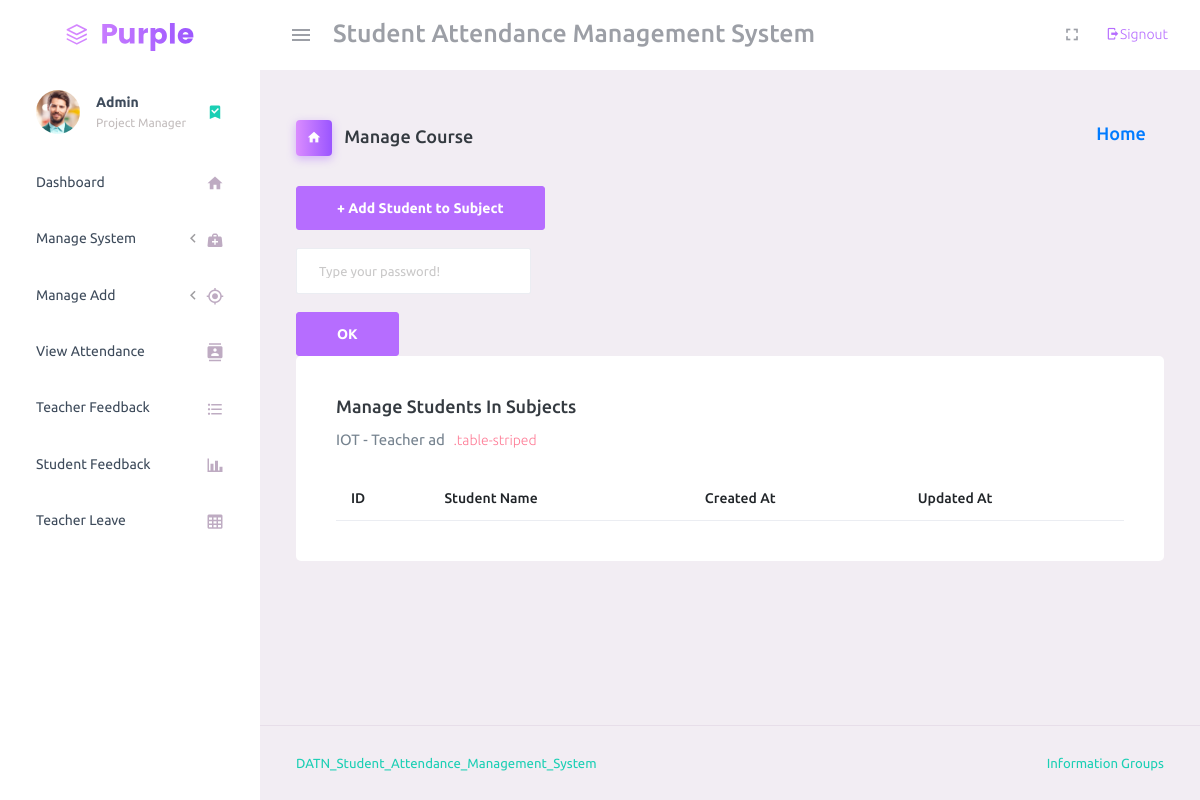
The app's page /manage_student_subject_link/1/ (signed in), older data.
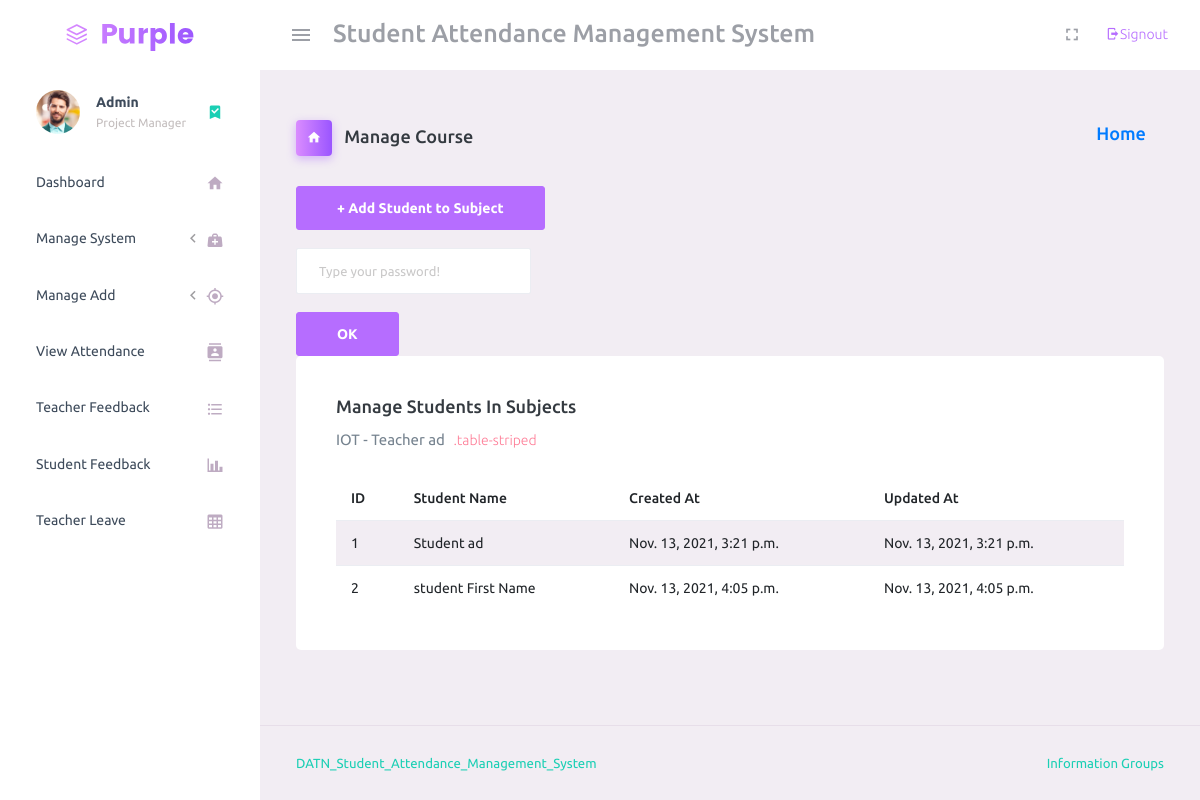
The same page, newer data.
### student_management_app/models.py (models this page shows)
class Subjects(models.Model):
    id = models.AutoField(primary_key=True)
    subject_name = models.CharField(max_length=255)
    course_id = models.ForeignKey(Courses, on_delete=models.CASCADE, default=1)
    teacher_id = models.ForeignKey(CustomUser, on_delete=models.CASCADE)
    created_at = models.DateTimeField(auto_now_add=True)
    updated_at = models.DateTimeField(auto_now_add=True)
    objects = models.Manager()

class CustomUser(AbstractUser):
    user_type_data = ((1, "HOD"), (2, "Teacher"), (3, "Student"))
    user_type = models.CharField(default=1, choices=user_type_data, max_length=10)

class StudentSubjectLink(models.Model):
    id = models.AutoField(primary_key=True)
    student_id = models.ForeignKey(Students, on_delete=models.CASCADE)
    subject_id = models.ForeignKey(Subjects, on_delete=models.CASCADE)
    created_at = models.DateTimeField(auto_now_add=True)
    updated_at = models.DateTimeField(auto_now=True)
    objects = models.Manager()

class Students(models.Model):
    id=models.AutoField(primary_key=True)
    name = models.CharField(max_length=255)
    email = models.CharField(max_length=255)
    password = models.CharField(max_length=255)
    admin=models.OneToOneField(CustomUser,on_delete=models.CASCADE)
    gender=models.CharField(max_length=255)
    profile_pic=models.FileField()
    address=models.TextField()
    course_id=models.ForeignKey(Courses,on_delete=models.DO_NOTHING, default=1)
    session_year_id = models.ForeignKey(SessionYearModel, on_delete=models.DO_NOTHING, default=1)
    created_at=models.DateTimeField(auto_now_add=True)
    updated_at=models.DateTimeField(auto_now_add=True)
    objects = models.Manager()

### student_management_app/HodViews.py (the view)
# urls.py: path('manage_student_subject_link/<subject_id>/', HodViews.manage_student_subject_link, name="manage_student_subject_link"),
def manage_student_subject_link(request, subject_id):
    subject = Subjects.objects.get(id=subject_id)
    student_subject_link = StudentSubjectLink.objects.filter(subject_id=subject)
    context = {
        'subject': subject,
        'student_subject_link': student_subject_link
    }
    return render(request,"hod_template/manage_student_subject_link_template.html", context=context)

### student_management_app/LoginCheckMiddleWare.py (called while the page is built, shortened)
    def process_view(self, request, view_func, view_args, view_kwargs):
        modulename = view_func.__module__
        user = request.user
        if user.is_authenticated:
            if user.user_type == "1":
                if modulename == "student_management_app.HodViews":
                    pass
                elif modulename == "student_management_app.views" or modulename == "django.views.static":
                    pass
                else:
                    return redirect("admin_home")
            else:
                return redirect("login")
        else:
            if request.path == reverse("login") or request.path == reverse("doLogin"):
                pass
            else:
                return redirect("login")

### student_management_app/templates/hod_template/manage_student_subject_link_template.html (shortened to what this page needs)
{% extends 'hod_template/base_template.html'%}
{% load static %}
{% block page_title %}
Manage Course
{% endblock page_title %}
{% block content %}
    <a class="btn btn-primary" href="{% url 'add_subject' %}" role="button">+ Add Student to Subject</a> <br/>&nbsp;
    <div class="swal-overlay swal-overlay--show-modal" tabindex="-1">
        <div class="swal-modal" role="dialog" aria-modal="true">
            <div class="swal-content">
            <input class=" form-control swal-content__input" style="width: 235px;" placeholder="Type your password!" type="password">
            </div> <br>
            <div class="swal-footer">
                <div class="swal-button-container">
                    <button class="swal-button swal-button--confirm btn btn-primary">OK</button>
                </div>
            </div>
        </div>
    </div>
    <div class="card">
        <div class="card-body">
            <h4 class="card-title">Manage Students in Subjects</h4>
            <p class="card-description"> {{ subject.subject_name }} - {{ subject.teacher_id.first_name }} <code>.table-striped</code>
            </p>
            <table class="table table-striped p-0 card-body">
            <thead>
                <tr>
                    <th>ID</th>
                    <th>Student Name</th>
                    <th>Created At</th>
                    <th>Updated At</th>
                </tr>
            </thead>
            <tbody>
                {% for student in student_subject_link %}
                    <tr>
                        <td>{{ student.id }}</td>
                        <td>{{ student.student_id.admin.first_name }}</td>
                        <td>{{ student.created_at }}</td>
                        <td>{{ student.updated_at }}</td>
                    </tr>
                {% endfor %}
            </tbody>
            </table>
        </div>
    </div>
{% endblock content %}

### student_management_app/templates/hod_template/base_template.html (shortened to what this page needs)
{% load static %}
<!DOCTYPE html>
<html lang="en">
  <head>
    <link rel="stylesheet" href="{% static 'plugins/vendors/mdi/css/materialdesignicons.min.css' %}">
    <link rel="stylesheet" href="{% static 'plugins/vendors/css/vendor.bundle.base.css' %}">
    <link rel="stylesheet" href="{% static 'plugins/css/style.css' %}">
  </head>
  <body>
    <div class="container-scroller">
      <nav class="navbar default-layout-navbar col-lg-12 col-12 p-0 fixed-top d-flex flex-row">
            {% include "hod_template/header_template.html" %}
      </nav>
      <div class="container-fluid page-body-wrapper">
        {% include "hod_template/sidebar_template.html" %}
        <div class="main-panel">
          <div class="content-wrapper">
            <div class="page-header">
              <h3 class="page-title">
                <span class="page-title-icon bg-gradient-primary text-white mr-2">
                  <i class="mdi mdi-home"></i>
                </span>
                {% block page_title %}{% endblock page_title %}
              </h3>
              <nav aria-label="breadcrumb">
                <ul class="breadcrumb">
                  <li class="breadcrumb-item active" aria-current="page">
                    <a href="/admin_home"><h4>Home</h4></a>
                  </li>
                </ul>
              </nav>
            </div>
            {% block content %}{% endblock content %}
          </div>
            {% include "footer_template.html" %}
        </div>
      </div>
    </div>
  </body>
</html>

### student_management_app/templates/hod_template/header_template.html (shortened to what this page needs)
{% load static %}
<div class="text-center navbar-brand-wrapper d-flex align-items-center justify-content-center">
  <a class="navbar-brand brand-logo" href="{% url 'admin_home' %}"><img src="{% static 'plugins/images/logo.svg' %}" alt="logo" /></a>
</div>
<div class="navbar-menu-wrapper d-flex align-items-stretch">
  <button class="navbar-toggler navbar-toggler align-self-center" type="button" data-toggle="minimize">
    <span class="mdi mdi-menu"></span>
  </button>
  <div class="search-field d-none d-md-block">
    <form class="d-flex align-items-center h-100" action="#">
      <h3 style="margin: left 10px; margin-top: 5px;"> Student Attendance Management System </h3>
    </form>
  </div>
  <ul class="navbar-nav navbar-nav-right ml-auto">
    <li class="nav-item d-none d-lg-block full-screen-link">
      <a class="nav-link">
        <i class="mdi mdi-fullscreen" id="fullscreen-button"></i>
      </a>
    </li>
    <li class="nav-item nav-profile dropdown">
        <a class="mdi mdi-logout mr-2 text-primary" data-widget="control_sidebar" data-slide="true" href="/logout_user">Signout</a>
    </li>
  </ul>
</div>

### student_management_app/templates/hod_template/sidebar_template.html (shortened to what this page needs)
{% load static %}
<nav class="sidebar sidebar-offcanvas" id="sidebar">
  <ul class="nav">
    <li class="nav-item nav-profile">
      <a href="{% url 'admin_profile' %}" class="nav-link">
        <div class="nav-profile-image">
          <img src="{% static 'plugins/images/faces/face1.jpg' %}" alt="profile">
        </div>
        <div class="nav-profile-text d-flex flex-column">
          <span class="font-weight-bold mb-2">Admin</span>
          <span class="text-secondary text-small">Project Manager</span>
        </div>
        <i class="mdi mdi-bookmark-check text-success nav-profile-badge"></i>
      </a>
    </li>
    <li class="nav-item">
      {% url 'admin_home' as admin_home %}
      <a class="nav-link" href="{{ admin_home }}">
        <span class="menu-title">Dashboard</span>
        <i class="mdi mdi-home menu-icon"></i>
      </a>
    </li>
    <li class="nav-item">
      <a class="nav-link" data-toggle="collapse" href="#general-pages" aria-expanded="false" aria-controls="general-pages">
        <span class="menu-title">Manage System</span>
        <i class="menu-arrow"></i>
        <i class="mdi mdi-medical-bag menu-icon"></i>
      </a>
    </li>
    <li class="nav-item">
      <a class="nav-link" data-toggle="collapse" href="#ui-basic" aria-expanded="false" aria-controls="ui-basic">
        <span class="menu-title">Manage Add</span>
        <i class="menu-arrow"></i>
        <i class="mdi mdi-crosshairs-gps menu-icon"></i>
      </a>
    </li>
    <li class="nav-item">
      {% url 'admin_view_attendance' as admin_view_attendance %}
      <a class="nav-link {% if request.path == admin_view_attendance %} active {% endif %}" href="{{ admin_view_attendance }}">
        <span class="menu-title">View Attendance</span>
        <i class="mdi mdi-contacts menu-icon"></i>
      </a>
    </li>
    <li class="nav-item">
      {% url 'teacher_feedback_message' as teacher_feedback_message %}
      <a class="nav-link {% if request.path == teacher_feedback_message %} active {% endif %}" href="{{ teacher_feedback_message }}">
        <span class="menu-title">Teacher Feedback</span>
        <i class="mdi mdi-format-list-bulleted menu-icon"></i>
      </a>
    </li>
    <li class="nav-item">
      {% url 'student_feedback_message' as student_feedback_message %}
      <a class="nav-link {% if request.path == student_feedback_message %} active {% endif %}" href="{{ student_feedback_message }}">
        <span class="menu-title">Student Feedback</span>
        <i class="mdi mdi-chart-bar menu-icon"></i>
      </a>
    </li>
    <li class="nav-item">
      {% url 'teacher_leave_view' as teacher_leave_view %}
      <a class="nav-link {% if request.path == teacher_leave_view %} active {% endif %}" href="{{ teacher_leave_view }}">
        <span class="menu-title">Teacher Leave</span>
        <i class="mdi mdi-table-large menu-icon"></i>
      </a>
    </li>
  </ul>
</nav>

### student_management_app/templates/footer_template.html
{% load static %}
<footer class="footer">
    <div class="container-fluid clearfix">
      <span class="text-muted d-block text-center text-sm-left d-sm-inline-block"><a href="https://github.com/orasentidolhl99/DATN_Student_Attendance_Management_System" target="_blank">DATN_Student_Attendance_Management_System</a> </span>
      <span class="float-none float-sm-right d-block mt-1 mt-sm-0 text-center"><a href="#"> Information Groups </a></span>
    </div>
  </footer>

### student_management_app/templates/custom_template.html (shortened to what this page needs)
{% load static %}

Row changes from the older to the newer data that the page shows:
added StudentSubjectLink: id "1", student_id.admin.first_name "Student ad", created_at "Nov. 13, 2021, 3:21 p.m.", updated_at "Nov. 13, 2021, 3:21 p.m."
added StudentSubjectLink: id "2", student_id.admin.first_name "student First Name", created_at "Nov. 13, 2021, 4:05 p.m.", updated_at "Nov. 13, 2021, 4:05 p.m."
